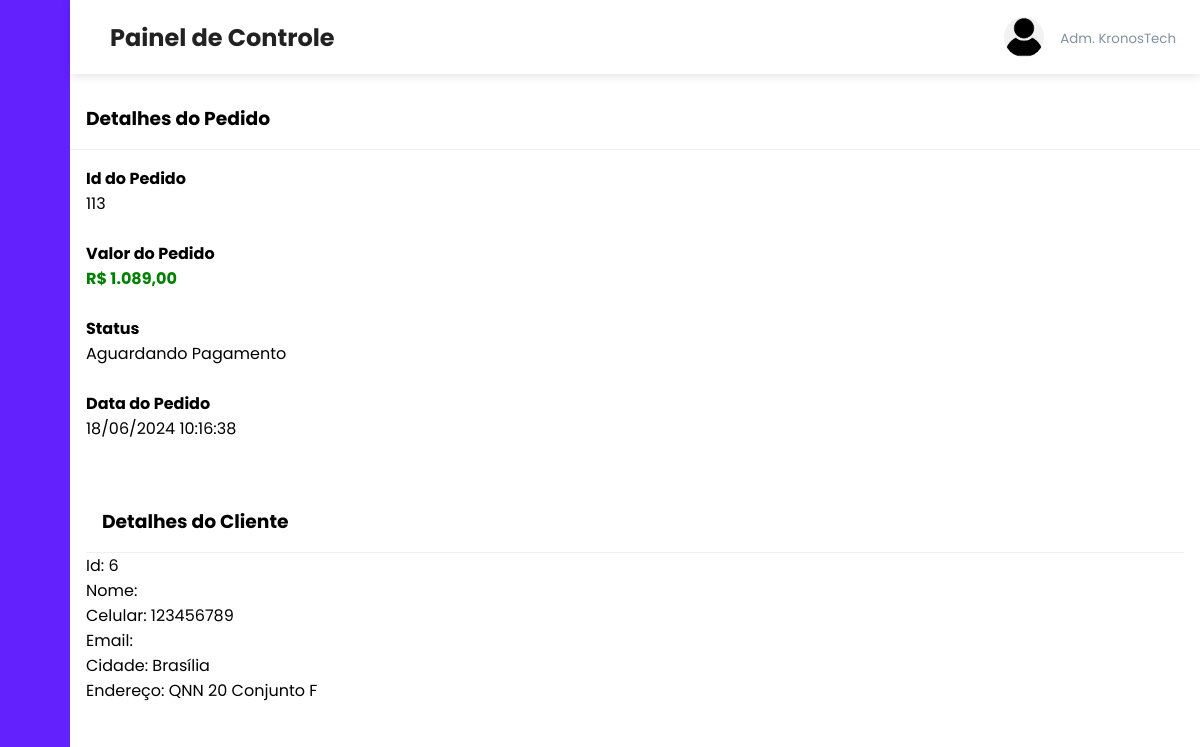
Screenshot of /admin/view_order.php?order_id=113 with the database file from the repository.
### tables this page shows
CREATE TABLE `orders` (
  `order_id` int(11) NOT NULL,
  `order_cost` decimal(6,2) NOT NULL,
  `order_status` varchar(100) NOT NULL DEFAULT 'on_hold',
  `user_id` int(11) NOT NULL,
  `user_name` varchar(108) NOT NULL,
  `user_phone` varchar(16) NOT NULL,
  `user_email` varchar(100) NOT NULL,
  `user_city` varchar(255) NOT NULL,
  `user_address` varchar(255) NOT NULL,
  `complemento` varchar(255) DEFAULT NULL,
  `bairro` varchar(255) DEFAULT NULL,
  `uf` varchar(2) DEFAULT NULL,
  `cep` varchar(9) DEFAULT NULL,
  `order_date` datetime NOT NULL DEFAULT current_timestamp()
);

### admin/view_order.php (the view)
<?php include('header.php'); ?>
<?php
    if (isset($_GET['order_id'])) {
        $order_id = $_GET['order_id'];
        $stmt = $conn->prepare("SELECT * FROM orders WHERE order_id = ?");
        $stmt->bind_param('i', $order_id);
        $stmt->execute();
        $order = $stmt->get_result();
    }
?>
<div class="recent-grid">
    <div class="projects">
        <div class="card">
            <div class="card-header">
                <h3>Detalhes do Pedido</h3>
            </div>
            <div class="card-body">
                <form method="post" action="edit_product.php">
                <?php foreach($order as $r) { ?>
                    <div>
                        <label><strong>Id do Pedido</strong></label>
                        <p><?php echo $r['order_id'];?></p>
                    </div>
                    <br>
                    <div>
                        <label><strong>Valor do Pedido</strong></label>
                        <p style="color: green;"><strong><?php echo 'R$ ' . number_format($r['order_cost'], 2, ',', '.'); ?></strong></p>
                    </div>
                    <br>
                    <div>
                        <label><strong>Status</strong></label> <br>
                        <p><?php echo $r['order_status'];?></p>
                    </div>
                    <br>
                    <div>
                        <label><strong>Data do Pedido</strong></label>
                        <p><?php echo date('d/m/Y H:i:s', strtotime($r['order_date']));?></p>
                    </div>
                    <br>
                    <br>
                    <div class="card-header">
                        <h3>Detalhes do Cliente</h3>
                    </div>
                    <div>
                        <p>Id: <?php echo $r['user_id'];?> </p>
                        <p>Nome: <?php echo $r['user_name']; ?> </p>
                        <p>Celular: <?php echo $r['user_phone'];?></p>
                        <p>Email: <?php echo $r['user_email'];?></p></p>
                        <p>Cidade: <?php echo $r['user_city'];?></p>
                        <p>Endereço: <?php echo $r['user_address'];?></p>
                    </div>
                <?php } ?>
                </form>
            </div>
        </div>
    </div>
</div>
</body>
</html>

### admin/styles.css (style rules this page uses)
:root { --main-color: #6321fe; --color-dark: #1d2231; --text-grey: #8390a2; }
* { padding: 0; margin: 0; box-sizing: border-box; list-style-type: none; text-decoration: none; font-family: "Poppins", sans-serif; }
.recent-grid { margin-top: 5.5rem; }
.card { background: #fff; border-radius: 5px; }
.card-header, .card-body { padding: 1rem; }
.card-header { display: flex; justify-content: space-between; align-items: center; border-bottom: 1px solid #f0f0f0; font-weight: bold; }

### rows the page displays
orders: order_id "113", order_cost "1.089,00", order_status "Aguardando Pagamento", order_date "18/06/2024 10:16:38", user "6", user_phone "123456789", user_city "Brasília", user_address "QNN 20 Conjunto F"
